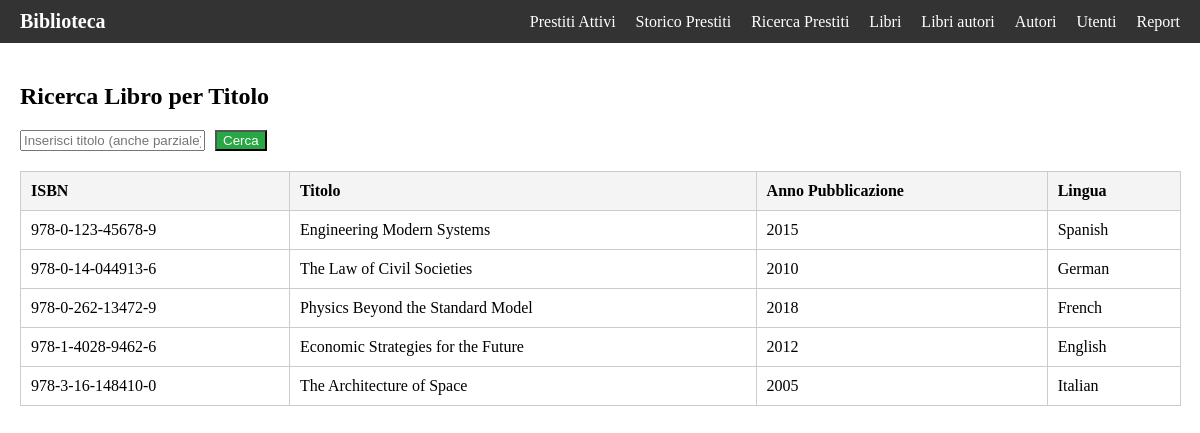
The app's page /pages/book/index.php with its own data.
### tables this page shows
CREATE TABLE `book` (
  `ISBN` varchar(17) NOT NULL,
  `title` varchar(255) NOT NULL,
  `publication_year` int DEFAULT NULL,
  `language` varchar(25) NOT NULL,
  PRIMARY KEY (`ISBN`)
);

### pages/book/index.php (the view, shortened to what this page needs)
<?php
require_once __DIR__ . '/../../config/connessione.php';
$search_term = $_GET['title'] ?? '';
$books = [];
if ($search_term) {
    $stmt = $link->prepare("SELECT ISBN, title, publication_year, language FROM book WHERE title LIKE ?");
    $like = "%" . $search_term . "%";
    $stmt->bind_param("s", $like);
    $stmt->execute();
    $result = $stmt->get_result();
} else {
    $result = $link->query("SELECT ISBN, title, publication_year, language FROM book");
}
if ($result && $result->num_rows > 0) {
    while ($row = $result->fetch_assoc()) {
        $books[] = $row;
    }
}
?>
<!DOCTYPE html>
<html lang="it">
<head>
    <link rel="stylesheet" href="https://cdn.jsdelivr.net/npm/water.css@2/out/water.css">
    <link rel="stylesheet" href="/assets/style/global.css">
</head>
<body>
    <?php include '../../common/navbar.php'; ?>
    <div class="container">
        <h2>Ricerca Libro per Titolo</h2>
        <form method="GET">
            <input type="text" name="title" placeholder="Inserisci titolo (anche parziale)" value="<?= htmlspecialchars($search_term) ?>">
            <input type="submit" class="input-btn-success" value="Cerca"/>
        </form>
        <?php if (!empty($books)): ?>
            <table>
                <thead>
                    <tr>
                        <th>ISBN</th>
                        <th>Titolo</th>
                        <th>Anno Pubblicazione</th>
                        <th>Lingua</th>
                    </tr>
                </thead>
                <tbody>
                    <?php foreach ($books as $book): ?>
                        <tr>
                            <td><?= htmlspecialchars($book['ISBN']) ?></td>
                            <td><?= htmlspecialchars($book['title']) ?></td>
                            <td><?= htmlspecialchars($book['publication_year']) ?></td>
                            <td><?= htmlspecialchars($book['language']) ?></td>
                        </tr>
                    <?php endforeach; ?>
                </tbody>
            </table>
        <?php else: ?>
            <p>Nessun libro trovato.</p>
        <?php endif; ?>
    </div>
</body>
</html>

### assets/style/global.css (style rules this page uses)
.container { padding: 20px; }
body { margin: 0 !important; padding: 0 !important; max-width: none !important; width: 100% !important; box-sizing: border-box; }
table { all: unset; display: table; width: 100%; border-collapse: collapse; margin-top: 20px; font-size: 16px; color: black; }
th, td { border: 1px solid #ccc; padding: 10px; text-align: left; }
th { background-color: #f4f4f4; font-weight: bold; }

### pages/book/index.php (style rules this page uses)
form { margin-bottom: 20px; display: flex; flex-direction: row; justify-content: start; gap: 10px; align-items:center; }
.input-btn-success { background-color: #28a745 !important; color: white !important; }
table { margin-top: 20px; border-collapse: collapse; width: 100%; color: black; }
th { padding: 10px; border: 1px solid #ccc; }
td { padding: 10px; border: 1px solid #ccc; }

### records on screen
book: ISBN "978-0-123-45678-9", title "Engineering Modern Systems", publication_year "2015", language "Spanish"
book: ISBN "978-0-14-044913-6", title "The Law of Civil Societies", publication_year "2010", language "German"
book: ISBN "978-0-262-13472-9", title "Physics Beyond the Standard Model", publication_year "2018", language "French"
book: ISBN "978-1-4028-9462-6", title "Economic Strategies for the Future", publication_year "2012", language "English"
book: ISBN "978-3-16-148410-0", title "The Architecture of Space", publication_year "2005", language "Italian"
